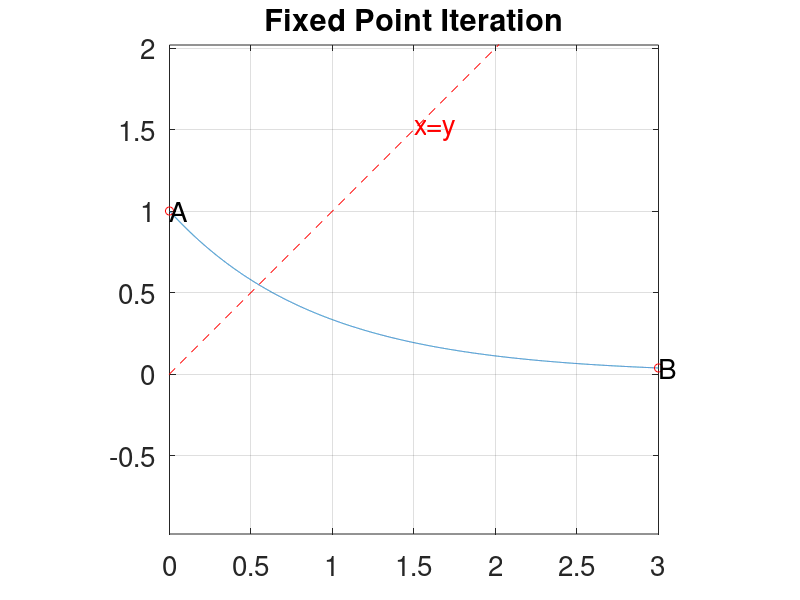

The MATLAB script that drew this image: (Note: this script raises an error after producing the figure.)
  a = 0;
  b = 3;
  TOL = 1e-5;  ## 0.00001 default tolerance 5 decimal places
  N = 100;     ## N is max iterations
  points = 10000;
  ## where a, b are endpoints,

  ##prepare formatting
  format;
  %output_precision(digit)

  #function handle
  #f = @(x) (x.^2)-2;
  f = @(x) 3.^(-x);

  #x values range from a to b
  x = linspace(a,b,points);
  y = f(x);

  Fa = f(a);
  Fb = f(b);

  ## PLOTTING
  plot(x,y) ##TEST plot
  grid on;
  title('Fixed Point Iteration');
  set(gca,'FontSize',20);
  y_min = min(y);
  y_max = max(y);
  % Calculate the range for both x and y
  x_range = b - a;
  y_range = y_max - y_min;
  % Determine the maximum range for the aspect ratio
  max_range = max(x_range, y_range);
  % Calculate the new axis limits
  x_center = (b + a) / 2;
  y_center = (y_max + y_min) / 2;
  x_limit = [x_center - max_range / 2, x_center + max_range / 2];
  y_limit = [y_center - max_range / 2, y_center + max_range / 2];
  % Determine the tick locations at intervals of 2
  x_ticks = floor(x_limit(1)/2)*2 : 2 : ceil(x_limit(2)/2)*2;
  y_ticks = floor(y_limit(1)/2)*2 : 2 : ceil(y_limit(2)/2)*2;
  % Set the aspect ratio to 'equal' and specify axis limits and tick locations
  axis([x_limit, y_limit]);
  axis equal;
  hold on;
  #plot points a and b.
  plot(a, Fa, 'ro');
  plot(b, Fb, 'ro');
  text(a, Fa, "A","fontsize",20);
  text(b, Fb, "B","fontsize",20);

  edge = max(max(abs(x_limit)), max(abs(y_limit)));
  xy = linspace(-edge,edge,5);
  plot(xy, xy, 'r--');
  label_x = xy(4);  % Adjust as needed for label placement
  label_y = xy(4);  % Adjust as needed for label placement
  text(label_x, label_y, 'x=y', 'FontSize', 20, 'Color', 'r');

  #store computed values
  fixedpoint_result = zeros(0,3);
  column_labels = {'n', 'p', 'f(p)'};
  #initial guess: midpoint
  midpoint = (a + (b - a) / 2);
  px = midpoint;


  ## Fixed Point Iteration LOOP
  for i = 1:N
    n_str = num2str(i);
    py = f(px);

    fprintf('%3d\t p:%f\t p:%f\n',i,px,py);

    #Store data
    new_row = zeros(1,3);
    new_row(1,1) = i;
    new_row(1,2) = px;
    new_row(1,3) = py;
    fixedpoint_result = vertcat(fixedpoint_result, new_row);

    ##STOPPING CONDITION
    abs_error = fn_abs_err(px, py);
    rel_error = fn_rel_err(px, py);
    if (abs_error < TOL)
      output = py;
      fprintf('FIXED POINT REACHED at %f\n',py);
      #plot(px, py, 'k*');
      scatter(px, py, 30, 'g', 'filled');
      text(px, py, ['p' n_str],"fontsize",15, 'Color','k', 'FontSize', 20);
      fixedpoint_result_cell = [column_labels; num2cell(fixedpoint_result)];
      hold off;
      return;
    endif
    fprintf('\t abs err: %f\trel err: %f\n', abs_error, rel_error);

    ##PLOT the point
    #scatter(px, py, 10, 'b', 'filled');
    #text(px, py, ['p' n_str],"fontsize",15);

    ##UPDATE VALUES
    px = py;

  endfor

  fixedpoint_result_cell = [column_labels; num2cell(fixedpoint_result)];
  error('Method failed after %d iterations, last value: %f',N, py);
  hold off;

